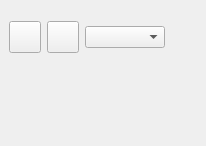
<ui version="4.0" >
 <class>streamForm</class>
 <widget class="QWidget" name="streamForm" >
  <property name="geometry" >
   <rect>
    <x>0</x>
    <y>0</y>
    <width>206</width>
    <height>146</height>
   </rect>
  </property>
  <property name="windowTitle" >
   <string>Video Stream</string>
  </property>
  <layout class="QVBoxLayout" >
   <property name="spacing" >
    <number>6</number>
   </property>
   <property name="leftMargin" >
    <number>9</number>
   </property>
   <property name="topMargin" >
    <number>9</number>
   </property>
   <property name="rightMargin" >
    <number>9</number>
   </property>
   <property name="bottomMargin" >
    <number>9</number>
   </property>
   <item>
    <layout class="QVBoxLayout" >
     <property name="spacing" >
      <number>6</number>
     </property>
     <property name="leftMargin" >
      <number>0</number>
     </property>
     <property name="topMargin" >
      <number>0</number>
     </property>
     <property name="rightMargin" >
      <number>0</number>
     </property>
     <property name="bottomMargin" >
      <number>0</number>
     </property>
     <item>
      <layout class="QHBoxLayout" >
       <property name="spacing" >
        <number>6</number>
       </property>
       <property name="leftMargin" >
        <number>0</number>
       </property>
       <property name="topMargin" >
        <number>0</number>
       </property>
       <property name="rightMargin" >
        <number>0</number>
       </property>
       <property name="bottomMargin" >
        <number>0</number>
       </property>
       <item>
        <widget class="QPushButton" name="playB" >
         <property name="minimumSize" >
          <size>
           <width>32</width>
           <height>32</height>
          </size>
         </property>
         <property name="maximumSize" >
          <size>
           <width>32</width>
           <height>32</height>
          </size>
         </property>
         <property name="toolTip" >
          <string>Play/Pause</string>
         </property>
         <property name="whatsThis" >
          <string/>
         </property>
        </widget>
       </item>
       <item>
        <widget class="QPushButton" name="captureB" >
         <property name="minimumSize" >
          <size>
           <width>32</width>
           <height>32</height>
          </size>
         </property>
         <property name="maximumSize" >
          <size>
           <width>32</width>
           <height>32</height>
          </size>
         </property>
         <property name="toolTip" >
          <string>Capture Image</string>
         </property>
         <property name="whatsThis" >
          <string/>
         </property>
        </widget>
       </item>
       <item>
        <widget class="QComboBox" name="imgFormatCombo" >
         <property name="sizePolicy" >
          <sizepolicy vsizetype="Fixed" hsizetype="Maximum" >
           <horstretch>0</horstretch>
           <verstretch>0</verstretch>
          </sizepolicy>
         </property>
         <property name="minimumSize" >
          <size>
           <width>80</width>
           <height>0</height>
          </size>
         </property>
         <property name="toolTip" >
          <string>Image Format</string>
         </property>
        </widget>
       </item>
       <item>
        <spacer>
         <property name="orientation" >
          <enum>Qt::Horizontal</enum>
         </property>
         <property name="sizeType" >
          <enum>QSizePolicy::Expanding</enum>
         </property>
         <property name="sizeHint" >
          <size>
           <width>116</width>
           <height>57</height>
          </size>
         </property>
        </spacer>
       </item>
      </layout>
     </item>
     <item>
      <widget class="QFrame" name="videoFrame" >
       <property name="sizePolicy" >
        <sizepolicy vsizetype="Expanding" hsizetype="Expanding" >
         <horstretch>0</horstretch>
         <verstretch>0</verstretch>
        </sizepolicy>
       </property>
       <property name="frameShape" >
        <enum>QFrame::NoFrame</enum>
       </property>
       <property name="frameShadow" >
        <enum>QFrame::Sunken</enum>
       </property>
      </widget>
     </item>
    </layout>
   </item>
  </layout>
 </widget>
 <layoutdefault spacing="6" margin="11" />
 <pixmapfunction>qPixmapFromMimeSource</pixmapfunction>
 <resources/>
 <connections/>
</ui>
